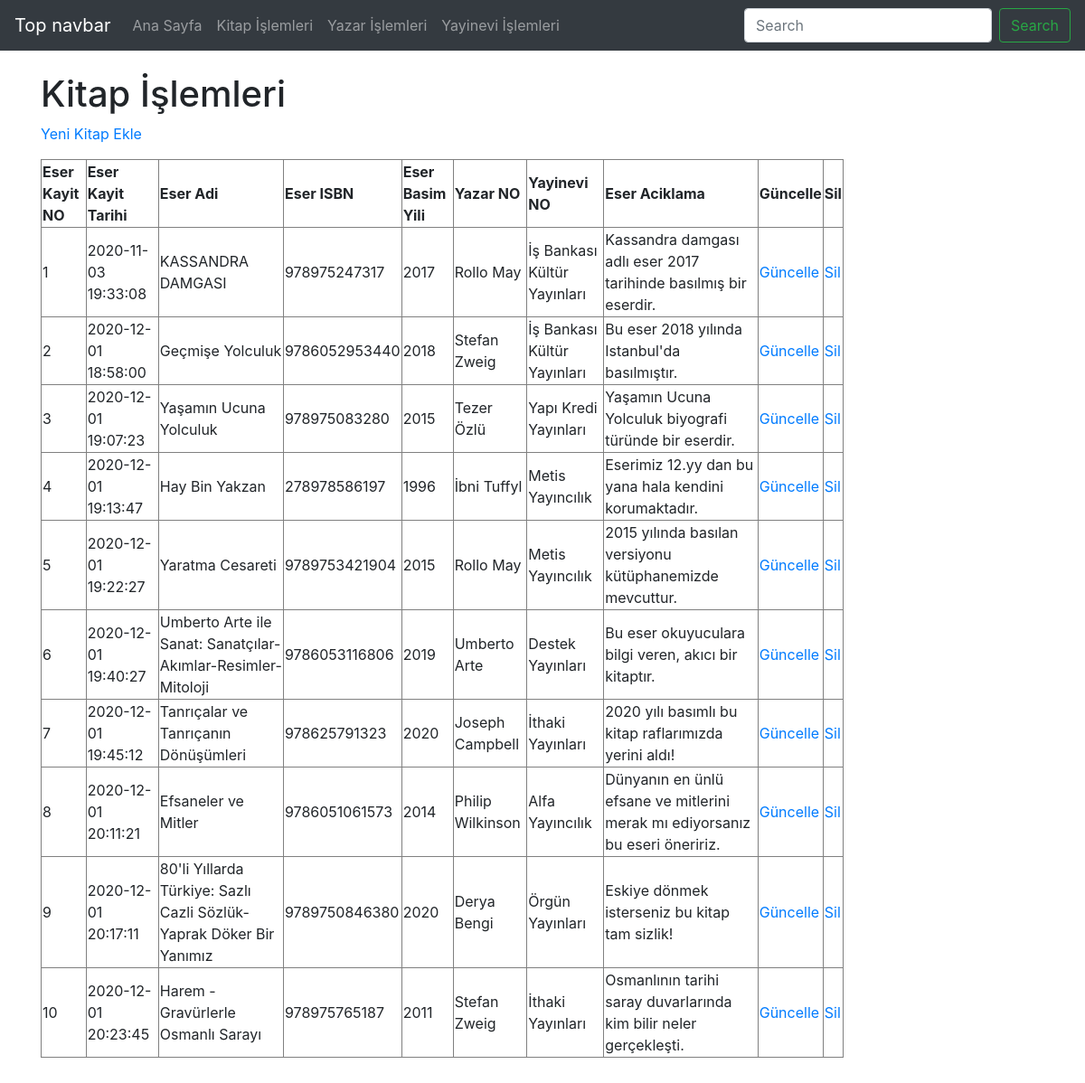
/eser.php, run on the app's committed database.
### tables this page shows
CREATE TABLE `eserler` (
  `EserKayitNO` smallint(6) NOT NULL COMMENT 'Eserin ana anahtarı',
  `EserKayitTARIHI` timestamp NOT NULL DEFAULT current_timestamp() COMMENT 'Eserin kayıt tarihi',
  `EserinAdi` varchar(120) NOT NULL COMMENT 'Eserin adı',
  `EserISBN` varchar(13) NOT NULL COMMENT 'Eserin ISBN numarası',
  `EserinBTarihi` year(4) NOT NULL COMMENT 'Eserin Basım Tarihi',
  `EserinBYeri` varchar(50) NOT NULL COMMENT 'Eserin Basım Yeri',
  `YayineviKayitNO` int(11) NOT NULL COMMENT 'Yayınevinin kayıt numarasını gösterir',
  `YazarKayitNO` int(11) NOT NULL COMMENT 'Yazarın Kayıt No''sunu gösterir.',
  `EserAciklama` text NOT NULL COMMENT 'Eserin açıklaması'
);

CREATE TABLE `yayinevi` (
  `YayineviKayitNO` smallint(6) NOT NULL COMMENT 'Yayınevi tablosunun anahtar alanı',
  `YayineviKayitTarihi` timestamp NOT NULL DEFAULT current_timestamp() COMMENT 'Yayınevi kayıt taeihi',
  `YayineviAdi` varchar(100) NOT NULL COMMENT 'Yayınevi adı',
  `YayineviURL` varchar(100) NOT NULL COMMENT 'Yayınevi internet adresi'
);

### eser.php (the view, shortened to what this page needs)
<?php
require_once("baglanti.php");
$sorgu = mysqli_query($baglanti,
   "SELECT XR.EserKayitNO, XR.EserKayitTARIHI, XR.EserinAdi, XR.EserISBN, XR.EserinBYeri, XR.EserinBTarihi, XR.EserAciklama, CONCAT(YS.YazarAdi,' ', YS.YazarSoyadi) AS AdSoyad, ZT.YayineviAdi
   FROM eserler XR, yazar YS, yayinevi ZT
   WHERE XR.YayineviKayitNO = ZT.YayineviKayitNO AND
            XR.YazarKayitNO = YS.YazarKayitNO ");
?>
<!DOCTYPE html>
<html lang="tr"><head><meta http-equiv="Content-Type" content="text/html; charset=UTF-8">
<link href="bootstrap.min.css" rel="stylesheet">
    <link href="./katalog_files/navbar-top.css" rel="stylesheet">
  </head>
  <body>
    <nav class="navbar navbar-expand-md navbar-dark bg-dark mb-4">
  <a class="navbar-brand" href="https://getbootstrap.com/docs/4.4/examples/navbar-static/#">Top navbar</a>
  <div class="collapse navbar-collapse" id="navbarCollapse">
    <ul class="navbar-nav mr-auto">
      <li class="nav-item">
        <a class="nav-link" href="index.php">Ana Sayfa </a>
      </li>
      <li class="nav-item">
        <a class="nav-link" href="eser.php">Kitap İşlemleri</a>
      </li>
      <li class="nav-item">
        <a class="nav-link" href="yazar.php">Yazar İşlemleri</a>
      </li>
      <li class="nav-item">
        <a class="nav-link" href="yayinevi.php">Yayinevi İşlemleri</a>
      </li>
    </ul>
    <form class="form-inline mt-2 mt-md-0">
      <input class="form-control mr-sm-2" type="text" placeholder="Search" aria-label="Search">
      <button class="btn btn-outline-success my-2 my-sm-0" type="submit">Search</button>
    </form>
  </div>
</nav>
<main role="main" class="container">
<h1>Kitap İşlemleri</h1>
<p><a href="eser_ekle.php">Yeni Kitap Ekle</a></p>
<?php
echo("<table border=1 width=80%>");
    echo("<tr>");
    echo("<td><b>Eser Kayit NO</b></td>");
    echo("<td><b>Eser Kayit Tarihi</b></td>");
    echo("<td><b>Eser Adi</b></td>");
    echo("<td><b>Eser ISBN</b></td>");
    echo("<td><b>Eser Basim Yili</b></td>");
    echo("<td><b>Yazar NO</b></td>");
    echo("<td><b>Yayinevi NO</b></td>");
    echo("<td><b>Eser Aciklama</b></td>");
    echo("<td><b>Güncelle</b></td>");
    echo("<td><b>Sil</b></td>");
    echo("</tr>");
while($satir = mysqli_fetch_assoc($sorgu)){
    echo("<tr>");
    echo("<td>".$satir["EserKayitNO"]."</td>");
    echo("<td>".$satir["EserKayitTARIHI"]."</td>");
    echo("<td>".$satir["EserinAdi"]."</td>");
    echo("<td>".$satir["EserISBN"]."</td>");
    echo("<td>".$satir["EserinBTarihi"]."</td>");
    echo("<td>".$satir["AdSoyad"]."</td>");
    echo("<td>".$satir["YayineviAdi"]."</td>");
    echo("<td>".$satir["EserAciklama"]."</td>");
    echo("<td><a href='eser_guncellenecek.php?EserKayitNO=".$satir["EserKayitNO"]."'>Güncelle</a></td>");
    echo("<td><a href='eser_sil.php?EserKayitNO=".$satir["EserKayitNO"]."'>Sil</a></td>");
    echo("</tr>");
            }
echo("</table>");
?>
</main>
</body></html>

### navbar-top.css (style rules this page uses)
body { min-height: 75rem; }

### data on the page
eserler: EserKayitNO "1", EserKayitTARIHI "2020-11-03 19:33:08", EserinAdi "KASSANDRA DAMGASI", EserISBN "978975247317", EserinBTarihi "2017", AdSoyad "Rollo May", yayinevi.YayineviAdi "İş Bankası Kültür Yayınları", EserAciklama "Kassandra damgası adlı eser 2017 tarihinde basılmış bir eserdir."
eserler: EserKayitNO "2", EserKayitTARIHI "2020-12-01 18:58:00", EserinAdi "Geçmişe Yolculuk", EserISBN "9786052953440", EserinBTarihi "2018", AdSoyad "Stefan Zweig", yayinevi.YayineviAdi "İş Bankası Kültür Yayınları", EserAciklama "Bu eser 2018 yılında Istanbul'da basılmıştır."
eserler: EserKayitNO "3", EserKayitTARIHI "2020-12-01 19:07:23", EserinAdi "Yaşamın Ucuna Yolculuk", EserISBN "978975083280", EserinBTarihi "2015", AdSoyad "Tezer Özlü", yayinevi.YayineviAdi "Yapı Kredi Yayınları", EserAciklama "Yaşamın Ucuna Yolculuk biyografi türünde bir eserdir."
eserler: EserKayitNO "4", EserKayitTARIHI "2020-12-01 19:13:47", EserinAdi "Hay Bin Yakzan", EserISBN "278978586197", EserinBTarihi "1996", AdSoyad "İbni Tuffyl", yayinevi.YayineviAdi "Metis Yayıncılık", EserAciklama "Eserimiz 12.yy dan bu yana hala kendini korumaktadır."
eserler: EserKayitNO "5", EserKayitTARIHI "2020-12-01 19:22:27", EserinAdi "Yaratma Cesareti", EserISBN "9789753421904", EserinBTarihi "2015", AdSoyad "Rollo May", yayinevi.YayineviAdi "Metis Yayıncılık", EserAciklama "2015 yılında basılan versiyonu kütüphanemizde mevcuttur."
eserler: EserKayitNO "6", EserKayitTARIHI "2020-12-01 19:40:27", EserinAdi "Umberto Arte ile Sanat: Sanatçılar-Akımlar-Resimler-Mitoloji", EserISBN "9786053116806", EserinBTarihi "2019", AdSoyad "Umberto Arte", yayinevi.YayineviAdi "Destek Yayınları", EserAciklama "Bu eser okuyuculara bilgi veren, akıcı bir kitaptır."
eserler: EserKayitNO "7", EserKayitTARIHI "2020-12-01 19:45:12", EserinAdi "Tanrıçalar ve Tanrıçanın Dönüşümleri", EserISBN "978625791323", EserinBTarihi "2020", AdSoyad "Joseph Campbell", yayinevi.YayineviAdi "İthaki Yayınları", EserAciklama "2020 yılı basımlı bu kitap raflarımızda yerini aldı!"
eserler: EserKayitNO "8", EserKayitTARIHI "2020-12-01 20:11:21", EserinAdi "Efsaneler ve Mitler", EserISBN "9786051061573", EserinBTarihi "2014", AdSoyad "Philip Wilkinson", yayinevi.YayineviAdi "Alfa Yayıncılık", EserAciklama "Dünyanın en ünlü efsane ve mitlerini merak mı ediyorsanız bu eseri öneririz."
eserler: EserKayitNO "9", EserKayitTARIHI "2020-12-01 20:17:11", EserinAdi "80'li Yıllarda Türkiye: Sazlı Cazli Sözlük-Yaprak Döker Bir Yanımız", EserISBN "9789750846380", EserinBTarihi "2020", AdSoyad "Derya Bengi", yayinevi.YayineviAdi "Örgün Yayınları", EserAciklama "Eskiye dönmek isterseniz bu kitap tam sizlik!"
eserler: EserKayitNO "10", EserKayitTARIHI "2020-12-01 20:23:45", EserinAdi "Harem - Gravürlerle Osmanlı Sarayı", EserISBN "978975765187", EserinBTarihi "2011", AdSoyad "Stefan Zweig", yayinevi.YayineviAdi "İthaki Yayınları", EserAciklama "Osmanlının tarihi saray duvarlarında kim bilir neler gerçekleşti."
